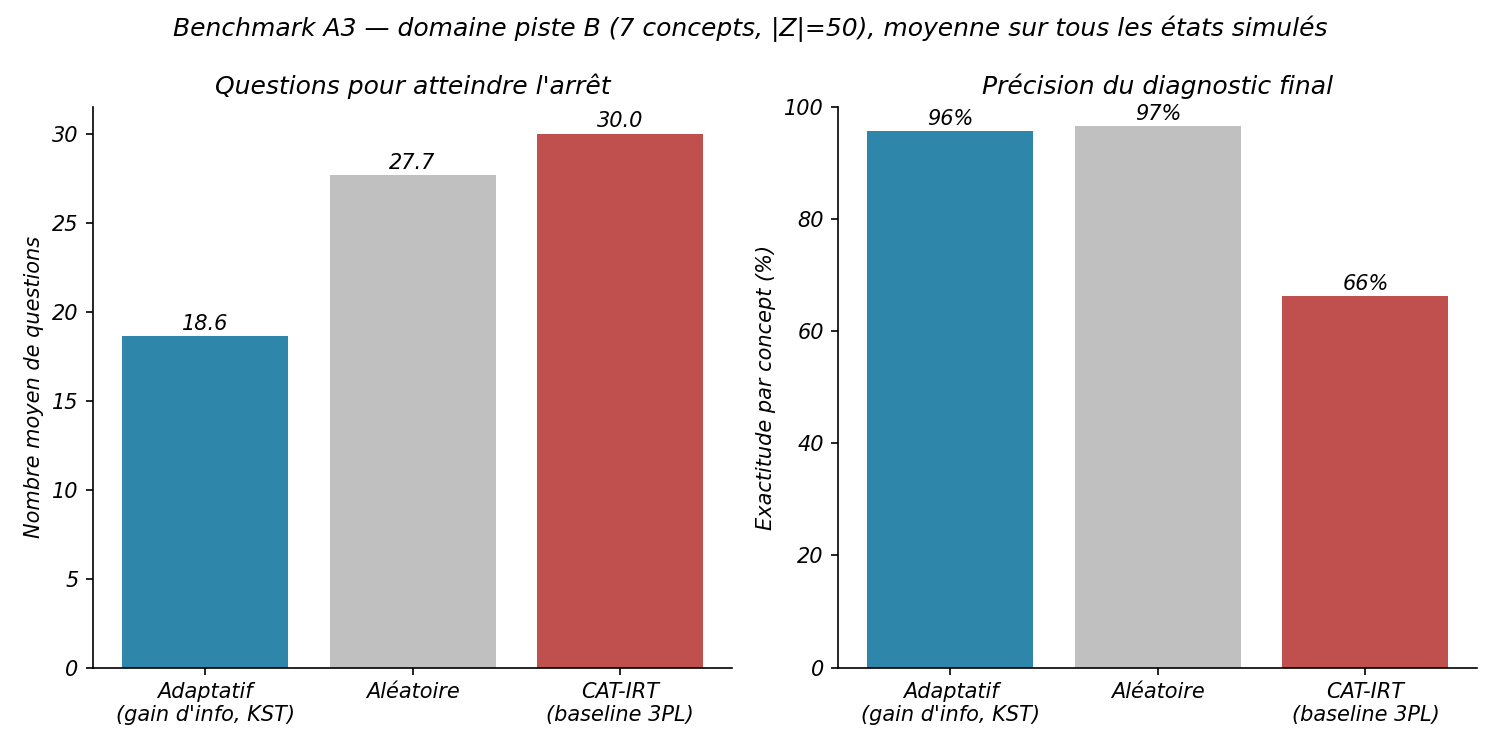

The Python source for this figure:
"""Benchmark A3 : adaptatif (KST) vs aleatoire vs CAT-IRT (baseline), sur la
banque piste B (domains/piste_b.yaml). Cf. ADDENDUM_BANQUE_QUESTIONS.md.

Usage : python benchmark_a3.py
Ecrit benchmark_a3_table.csv et benchmark_a3.png a la racine du repo.

Les trois politiques sont comparees sur EXACTEMENT la meme banque d'items
(35 questions, 7 concepts) et le meme processus generatif (BLIM, slip/guess)
-- seul l'algorithme de selection/diagnostic differe (meme logique que
l'amorce piste B de l'addendum : "items identiques, deux algorithmes",
personne ne peut objecter que l'ecart vient de la banque plutot que de la
methode).

Le CAT-IRT est un modele DELIBEREMENT mal specifie par rapport a la verite
terrain BLIM : theta continu unidimensionnel plaque sur un etat de
connaissance discret multi-concept. C'est precisement ce que ce benchmark
doit montrer -- pas une comparaison "loyale" entre deux modeles egalement
vrais, mais l'ecart de performance d'un vrai CAT-IRT applique a des donnees
qui suivent en realite une KST.

Limites assumees (a citer dans le rapport, cf. irt_baseline.py) : items IRT
derives de la banque BLIM (discrimination a=1.0 fixe, b depuis la difficulte
declarative 1/2/3, pas d'une calibration IRT independante) ; diagnostic par
concept de l'IRT lu via un seuil = b moyen des items du concept (mastery
testing standard, pas une propriete native du 3PL unidimensionnel). Comme le
domaine piste B n'est pas calibre empiriquement, ce benchmark mesure le GAIN
ALGORITHMIQUE des politiques de selection sur une banque donnee, pas une
validation empirique des parametres eux-memes (celle-ci reste du ressort de
la piste A, sur donnees reelles Junyi Academy).
"""

from __future__ import annotations

import csv
from pathlib import Path

import matplotlib.pyplot as plt
import numpy as np

from domains.loader import load_domain_yaml
from irt_baseline import simulate_irt
from kst_engine import Domain, simulate

DOMAIN_PATH = Path(__file__).resolve().parent / "domains" / "piste_b.yaml"
OUT_DIR = Path(__file__).resolve().parent

POLICY_LABELS = {
    "adaptatif": "Adaptatif\n(gain d'info, KST)",
    "aleatoire": "Aléatoire",
    "cat_irt": "CAT-IRT\n(baseline 3PL)",
}
POLICY_COLORS = {"adaptatif": "#2E86AB", "aleatoire": "#C0C0C0", "cat_irt": "#C0504D"}


def concept_accuracy(z_hat: frozenset, z_true: frozenset, all_concepts: list[str]) -> float:
    """Fraction des concepts correctement classes maitrise/non-maitrise."""
    return sum((c in z_hat) == (c in z_true) for c in all_concepts) / len(all_concepts)


def run_benchmark(domain: Domain, meta: list[dict]) -> dict[str, list[tuple]]:
    """Rejoue chaque etat z in Z avec les trois politiques (etudiants simules,
    verite terrain BLIM identique pour les trois -- seul l'algorithme differe)."""
    concepts = [c.name for c in domain.concepts]
    rows: dict[str, list[tuple]] = {"adaptatif": [], "aleatoire": [], "cat_irt": []}

    for seed, z in enumerate(domain.Z):
        r_adapt = simulate(domain, z, adaptive=True, seed=seed)
        r_rand = simulate(domain, z, adaptive=False, seed=seed)
        r_irt = simulate_irt(domain, meta, z, seed=seed)

        for policy, r in (("adaptatif", r_adapt), ("aleatoire", r_rand), ("cat_irt", r_irt)):
            rows[policy].append((
                r["n_questions"],
                r["correct_diagnosis"],
                concept_accuracy(r["z_hat"], z, concepts),
            ))
    return rows


def summarize(rows: dict[str, list[tuple]]) -> dict[str, dict[str, float]]:
    summary = {}
    for policy, vals in rows.items():
        n_q = np.array([v[0] for v in vals], dtype=float)
        exact = np.array([v[1] for v in vals], dtype=float)
        concept_acc = np.array([v[2] for v in vals], dtype=float)
        summary[policy] = {
            "n_questions_mean": float(n_q.mean()),
            "n_questions_std": float(n_q.std()),
            "exact_match_rate": float(exact.mean()),
            "concept_accuracy_mean": float(concept_acc.mean()),
        }
    return summary


def write_table(summary: dict[str, dict[str, float]], path: Path) -> None:
    with open(path, "w", newline="", encoding="utf-8") as f:
        w = csv.writer(f)
        w.writerow(["politique", "n_questions_moyen", "n_questions_std",
                   "exactitude_etat_exact", "exactitude_par_concept"])
        for policy, s in summary.items():
            w.writerow([policy, f"{s['n_questions_mean']:.2f}", f"{s['n_questions_std']:.2f}",
                       f"{s['exact_match_rate']:.3f}", f"{s['concept_accuracy_mean']:.3f}"])


def fig_summary(summary: dict[str, dict[str, float]], path: Path) -> None:
    policies = list(summary.keys())
    n_q = [summary[p]["n_questions_mean"] for p in policies]
    acc = [summary[p]["concept_accuracy_mean"] * 100 for p in policies]
    colors = [POLICY_COLORS[p] for p in policies]

    fig, (ax1, ax2) = plt.subplots(1, 2, figsize=(10, 5))

    b1 = ax1.bar([POLICY_LABELS[p] for p in policies], n_q, color=colors)
    ax1.set_ylabel("Nombre moyen de questions")
    ax1.set_title("Questions pour atteindre l'arrêt")
    for bar in b1:
        h = bar.get_height()
        ax1.annotate(f"{h:.1f}", xy=(bar.get_x() + bar.get_width() / 2, h),
                    xytext=(0, 3), textcoords="offset points", ha="center")

    b2 = ax2.bar([POLICY_LABELS[p] for p in policies], acc, color=colors)
    ax2.set_ylabel("Exactitude par concept (%)")
    ax2.set_title("Précision du diagnostic final")
    ax2.set_ylim(0, 100)
    for bar in b2:
        h = bar.get_height()
        ax2.annotate(f"{h:.0f}%", xy=(bar.get_x() + bar.get_width() / 2, h),
                    xytext=(0, 3), textcoords="offset points", ha="center")

    for ax in (ax1, ax2):
        ax.spines["top"].set_visible(False)
        ax.spines["right"].set_visible(False)

    fig.suptitle("Benchmark A3 — domaine piste B (7 concepts, |Z|=50), "
                 "moyenne sur tous les états simulés")
    fig.tight_layout()
    fig.savefig(path, dpi=150)
    print(f"ecrit : {path}")


def main() -> None:
    domain, meta, labels = load_domain_yaml(DOMAIN_PATH)
    rows = run_benchmark(domain, meta)
    summary = summarize(rows)

    for policy, s in summary.items():
        print(f"{policy:10s} n_questions={s['n_questions_mean']:5.2f}±{s['n_questions_std']:.2f}  "
             f"exact={s['exact_match_rate']:.1%}  concept_acc={s['concept_accuracy_mean']:.1%}")

    table_path = OUT_DIR / "benchmark_a3_table.csv"
    write_table(summary, table_path)
    print(f"ecrit : {table_path}")
    fig_summary(summary, OUT_DIR / "benchmark_a3.png")


if __name__ == "__main__":
    main()
